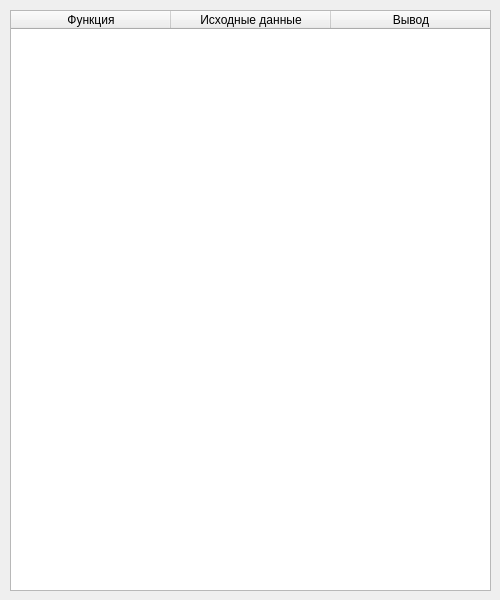
<?xml version="1.0" encoding="UTF-8"?>
<ui version="4.0">
 <class>MainWindow</class>
 <widget class="QMainWindow" name="MainWindow">
  <property name="geometry">
   <rect>
    <x>0</x>
    <y>0</y>
    <width>500</width>
    <height>600</height>
   </rect>
  </property>
  <property name="minimumSize">
   <size>
    <width>500</width>
    <height>600</height>
   </size>
  </property>
  <property name="maximumSize">
   <size>
    <width>500</width>
    <height>600</height>
   </size>
  </property>
  <property name="windowTitle">
   <string>HomeMade String</string>
  </property>
  <property name="windowIcon">
   <iconset theme="face-cool"/>
  </property>
  <widget class="QWidget" name="centralwidget">
   <widget class="QTableWidget" name="tableWidget">
    <property name="geometry">
     <rect>
      <x>10</x>
      <y>10</y>
      <width>481</width>
      <height>581</height>
     </rect>
    </property>
    <property name="verticalScrollBarPolicy">
     <enum>Qt::ScrollBarAlwaysOff</enum>
    </property>
    <property name="horizontalScrollBarPolicy">
     <enum>Qt::ScrollBarAlwaysOff</enum>
    </property>
    <property name="sizeAdjustPolicy">
     <enum>QAbstractScrollArea::AdjustIgnored</enum>
    </property>
    <property name="editTriggers">
     <set>QAbstractItemView::NoEditTriggers</set>
    </property>
    <attribute name="horizontalHeaderMinimumSectionSize">
     <number>21</number>
    </attribute>
    <attribute name="horizontalHeaderDefaultSectionSize">
     <number>160</number>
    </attribute>
    <column>
     <property name="text">
      <string>Функция</string>
     </property>
    </column>
    <column>
     <property name="text">
      <string>Исходные данные</string>
     </property>
    </column>
    <column>
     <property name="text">
      <string>Вывод</string>
     </property>
    </column>
   </widget>
  </widget>
 </widget>
 <resources/>
 <connections/>
</ui>
